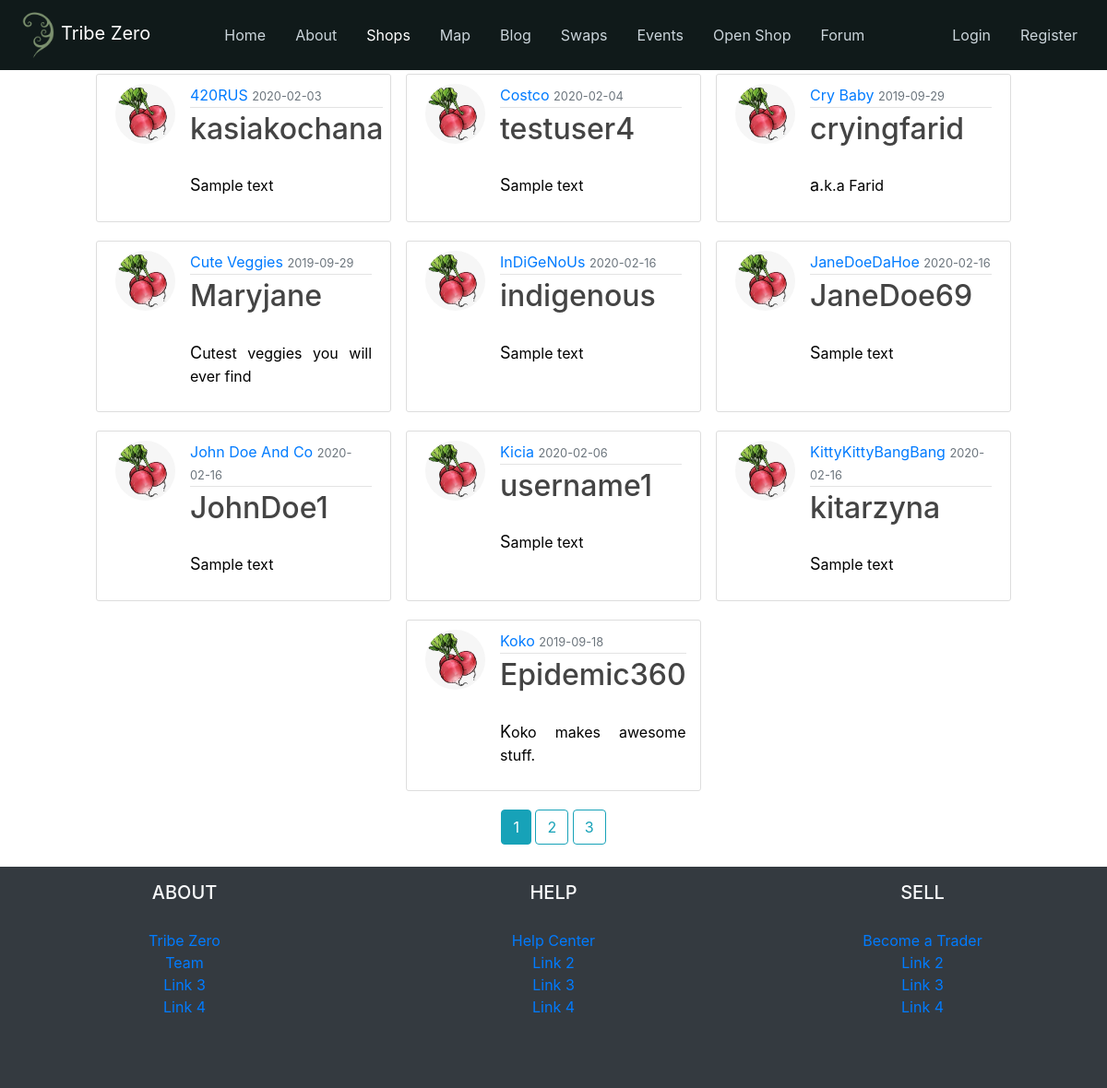
The page /shops on the database its author committed.
### tribezero/models.py (models this page shows, shortened)
class Shop(db.Model):
    id = db.Column(db.Integer, primary_key=True)
    name = db.Column(db.String(20), unique=True, nullable=False)
    created = db.Column(db.DateTime, nullable=False, default=datetime.utcnow)
    image_file = db.Column(db.String(20), nullable=False, default='default_shop.jpg')
    total_orders = db.Column(db.Integer, default=0)
    total_sales = db.Column(db.Integer, default=0)
    cancelled_sales = db.Column(db.Integer, default=0)
    active_listings = db.Column(db.Integer, default=0)
    inactive_listings = db.Column(db.Integer, default=0)
    cover_image = db.Column(db.String(20), nullable=False, default='default_cover.jpg')
    description = db.Column(db.String(2000))
    response_rate = db.Column(db.Float(precision=2))
    times_favorited = db.Column(db.Integer, default=0)
    times_viewed = db.Column(db.Integer, default=0)
    expired_listings = db.Column(db.Integer, default=0)
    shop_categories = db.Column(db.String(30), default='None')
    listing = db.relationship('Listing', backref='shop', lazy=True)
    financial = db.relationship('Financial', backref='shop', lazy=True)
    company_address = db.relationship('CompanyAddress', backref='shop', lazy=True)
    user_id = db.Column(db.Integer, db.ForeignKey('user.id'), nullable=False)

class User(db.Model, UserMixin):
    id = db.Column(db.Integer, primary_key=True)
    username = db.Column(db.String(20), unique=True, nullable=False)
    email = db.Column(db.String(120), unique=True, nullable=False)
    image_file = db.Column(db.String(20), nullable=False, default='default.jpg')
    password = db.Column(db.String(60), nullable=False)
    posts = db.relationship('Post', backref='author', lazy=True)
    shop = db.relationship('Shop', backref='owner', lazy=True)
    transaction = db.relationship('TransactionHistory', backref='owner', lazy=True)
    account_status = db.relationship('AccountStatus', backref='owner', lazy=True)
    account = db.relationship('Account', backref='owner', lazy=True)
    contact = db.relationship('Contact', backref='owner', lazy=True)

### tribezero/shops/routes.py (the view)
@user_shops.route("/shops")
def shops():
    page = request.args.get('page', 1, type=int)
    shops = Shop.query.order_by(Shop.name.asc()).paginate(page=page, per_page=10)
    return render_template('shops.html', title='Shops', shops=shops)

### tribezero/templates/shops.html
{% extends "layout.html" %}
{% block shops %}
    <div class="row d-flex justify-content-center flex-wrap">
        {% for shop in shops.items %}
            <article class="media shop-section mx-2">
                <img class="rounded-circle article-img" src="{{ url_for('static', filename='shop_pics/' + shop.image_file) }}">
                <div class="media-body">
                    <div class="article-metadata">
                        <a class="mr-auto" href="{{ url_for('shops.shops', shop_name=shop.name) }}">{{ shop.name }}</a>
                        <small class="text-muted">{{ shop.created.strftime('%Y-%m-%d') }}</small>
                    </div>
                    <h2 class="text-left"><a class="article-title" href="{{ url_for('shops.shop', name=shop.name) }}">{{ shop.owner.username }}</a></h2>
                    <p class="article-content">{{ shop.description }}</p>
                </div>
            </article>
        {% endfor %}
    </div>
    <div class="text-center">
    {% for page_num in shops.iter_pages(left_edge=1, right_edge=1, left_current=1, right_current=2) %}
        {% if page_num %}
            {% if shops.page == page_num %}
                <a class="btn btn-info mb-4" href="{{ url_for('shops.shops', page=page_num) }}">{{ page_num }}</a>
            {% else %}
                <a class="btn btn-outline-info mb-4" href="{{ url_for('shops.shops', page=page_num) }}">{{ page_num }}</a>
            {% endif %}
        {% else %}
            ...
        {% endif %}
    {% endfor %}
    </div>
{% endblock shops %}

### tribezero/templates/layout.html (shortened to what this page needs)
<!DOCTYPE html>
<html lang="en">
<head>
    <link rel="stylesheet" href="https://stackpath.bootstrapcdn.com/bootstrap/4.3.1/css/bootstrap.min.css"
>
    <link rel="stylesheet" type="text/css" href="{{ url_for('static', filename='main.css') }}">
    <link rel="stylesheet" href="https://cdnjs.cloudflare.com/ajax/libs/font-awesome/4.7.0/css/font-awesome.min.css">
</head>
<body>
    <div id="container">
        <header class="site-header fixed-top" id="header">
            <nav class="navbar navbar-expand-lg navbar-dark bg-mossy">
                <a class="navbar-brand" href="{{ url_for('main.home') }}"><img height="50px" src="{{ url_for('static', filename='tribezero_logo.png') }}">Tribe Zero</a>
                <div class="collapse navbar-collapse" id="collapsibleNavbar">
                    <ul class="navbar-nav ml-5">
                        <li class="nav-item">
                            <a id="home" class="nav-link" href="{{ url_for('main.home') }}">Home</a>
                        </li>
                        <li class="nav-item">
                            <a id="about" class="nav-link" href="{{ url_for('main.about') }}">About</a>
                        </li>
                        <li class="nav-item">
                            <a id="shops" class="nav-link" href="{{ url_for('shops.shops') }}">Shops</a>
                        </li>
                        <li class="nav-item">
                            <a id="map" class="nav-link" href="{{ url_for('main.sellers_map') }}">Map</a>
                        </li>
                        <li class="nav-item">
                            <a id="blog" class="nav-link" href="{{ url_for('main.blog') }}">Blog</a>
                        </li>
                        <li class="nav-item">
                            <a id="swaps" class="nav-link" href="#">Swaps</a>
                        </li>
                        <li class="nav-item">
                            <a id="events" class="nav-link" href="#">Events</a>
                        </li>
                        <li class="nav-item">
                            <a id="sell" class="nav-link" href="{{ url_for('shops.open_shop') }}">Open Shop</a>
                        </li>
                        <li class="nav-item">
                            <a id="forum" class="nav-link" href="#">Forum</a>
                        </li>
                    </ul>
                </div>
                <div class="navbar-nav">
                    {% if current_user.is_authenticated %}
                    <div class="dropdown">
                        <img class="rounded-circle profile-avatar dropdown-toggle" data-toggle="dropdown"
                             src="{{ url_for('static', filename='profile_pics/' + current_user.image_file) }}">
                        <div class="dropdown-menu dropdown-menu-right" aria-labelledby="dropdownMenuButton">
                            <a class="dropdown-item d-block" href="#">
                                <i class="fa fa-user d-inline col"></i>
                                <div class="col d-inline">View Profile</div>
                            </a>
                            <a class="dropdown-item d-block" href="#">
                                <i class="fa fa-group d-inline col"></i>
                                <div class="col d-inline">Your Tribes</div>
                            </a>
                            {% if current_user.shop %}
                            <a class="dropdown-item d-block" href="{{ url_for('shops.shop_manager') }}">
                                <i class="fa fa-heart d-inline col"></i>
                                <div class="col d-inline">Shop Manager</div>
                            </a>
                            {% endif %}
                            <a class="dropdown-item d-block" href="#">
                                <i class="fa fa-heart d-inline col"></i>
                                <div class="col d-inline">Favorites</div>
                            </a>
                            <a class="dropdown-item d-block" href="#">
                                <i class="fa fa-envelope d-inline col"></i>
                                <div class="col d-inline">Conversations</div>
                            </a>
                            <a class="dropdown-item d-block" href="#">
                                <i class="fa fa-money d-inline col"></i>
                                <div class="col d-inline">Purchases</div>
                            </a>
                            <a class="dropdown-item d-block" href="#">
                                <i class="fa fa-star d-inline col"></i>
                                <div class="col d-inline">Reviews</div>
                            </a>
                            <a class="dropdown-item d-block" href="{{ url_for('users.account') }}">
                                <i class="fa fa-cog d-inline col"></i>
                                <div class="col d-inline">Account Settings</div>
                            </a>
                            <div class="dropdown-divider"></div>
                            <a class="dropdown-item d-block" href="{{ url_for('users.logout') }}">
                                <i class="fa fa-sign-out d-inline col"></i>
                                <div class="col d-inline">Logout</div>
                            </a>
                        </div>
                    </div>
                    {% else %}
                        <a class="nav-item nav-link" href="{{ url_for('users.login') }}">Login</a>
                        <a class="nav-item nav-link" href="{{ url_for('users.register') }}">Register</a>
                    {% endif %}
                </div>
            </nav>
        </header>
        <main role="main" class="site-main container-fluid" id="body">
            <div>
                {% block shops %}{% endblock %}
            </div>
        </main>
        <footer class="page-footer font-small bg-dark" id="footer">
            <div class="container-fluid text-center">
                <div class="row">
                    <div class="col-sm mt-md-o mt-3">
                        <h5 class="text-uppercase text-light">About</h5>
                        <ul class="list-unstyled">
                            <li>
                                <a href="#!">Tribe Zero</a>
                            </li>
                            <li>
                                <a href="#!">Team</a>
                            </li>
                            <li>
                                <a href="#!">Link 3</a>
                            </li>
                            <li>
                                <a href="#!">Link 4</a>
                            </li>
                        </ul>
                    </div>
                    <div class="col-sm mt-md-o mt-3">
                        <h5 class="text-uppercase text-light">Help</h5>
                        <ul class="list-unstyled">
                            <li>
                                <a href="#!">Help Center</a>
                            </li>
                            <li>
                                <a href="#!">Link 2</a>
                            </li>
                            <li>
                                <a href="#!">Link 3</a>
                            </li>
                            <li>
                                <a href="#!">Link 4</a>
                            </li>
                        </ul>
                    </div>
                    <div class="col-sm mt-md-o mt-3">
                        <h5 class="text-uppercase text-light">Sell</h5>
                        <ul class="list-unstyled">
                            <li>
                                <a href="#!">Become a Trader</a>
                            </li>
                            <li>
                                <a href="#!">Link 2</a>
                            </li>
                            <li>
                                <a href="#!">Link 3</a>
                            </li>
                            <li>
                                <a href="#!">Link 4</a>
                            </li>
                        </ul>
                    </div>
                </div>
            </div>
        </footer>
    </div>
</body>
</html>

### tribezero/static/main.css (style rules this page uses)
html, body { margin: 0; padding: 0; height: 100%; background: #ffffff; color: black; }
#container { min-height: 100%; position: relative; }
#header { padding-bottom: 0; height: 5rem; }
#body { padding: 0; padding-bottom: 15rem; padding-top: 5rem; }
#footer { position: absolute; bottom: 0; width: 100%; height: 15rem; }
h1, h2, h3, h4, h5, h6 { color: #444444; text-align: center; padding-bottom: 20px; }
p { text-align: justify; }
p::first-letter { font-size: large; }
.bg-mossy { background-color: #101a1a; }
.site-header .navbar-nav .nav-link { color: #cbd5db; }
.site-header .navbar-nav .nav-item { margin-left: 0.5rem; margin-right: 0.5rem; }
.shop-section { background: #ffffff; padding: 10px 20px; border: 1px solid #dddddd; border-radius: 3px; margin-bottom: 20px; width: 20rem; }
.article-title { color: #444444; }
.article-content { white-space: pre-line; }
.article-img { height: 65px; width: 65px; margin-right: 16px; }
.article-metadata { padding-bottom: 1px; margin-bottom: 4px; border-bottom: 1px solid #e3e3e3 }

### rows shown on the page
Shop: image_file (placeholder picture), name "420RUS", created "2020-02-03", owner.username "kasiakochana", description "Sample text"
Shop: image_file (placeholder picture), name "Costco", created "2020-02-04", owner.username "testuser4", description "Sample text"
Shop: image_file (placeholder picture), name "Cry Baby", created "2019-09-29", owner.username "cryingfarid", description "a.k.a Farid"
Shop: image_file (placeholder picture), name "Cute Veggies", created "2019-09-29", owner.username "Maryjane", description "Cutest veggies you will ever find"
Shop: image_file (placeholder picture), name "InDiGeNoUs", created "2020-02-16", owner.username "indigenous", description "Sample text"
Shop: image_file (placeholder picture), name "JaneDoeDaHoe", created "2020-02-16", owner.username "JaneDoe69", description "Sample text"
Shop: image_file (placeholder picture), name "John Doe And Co", created "2020-02-16", owner.username "JohnDoe1", description "Sample text"
Shop: image_file (placeholder picture), name "Kicia", created "2020-02-06", owner.username "username1", description "Sample text"
Shop: image_file (placeholder picture), name "KittyKittyBangBang", created "2020-02-16", owner.username "kitarzyna", description "Sample text"
Shop: image_file (placeholder picture), name "Koko", created "2019-09-18", owner.username "Epidemic360", description "Koko makes awesome stuff."

### other values the page prints
{{ page_num }} "1"
{{ page_num }} "2" "3"
